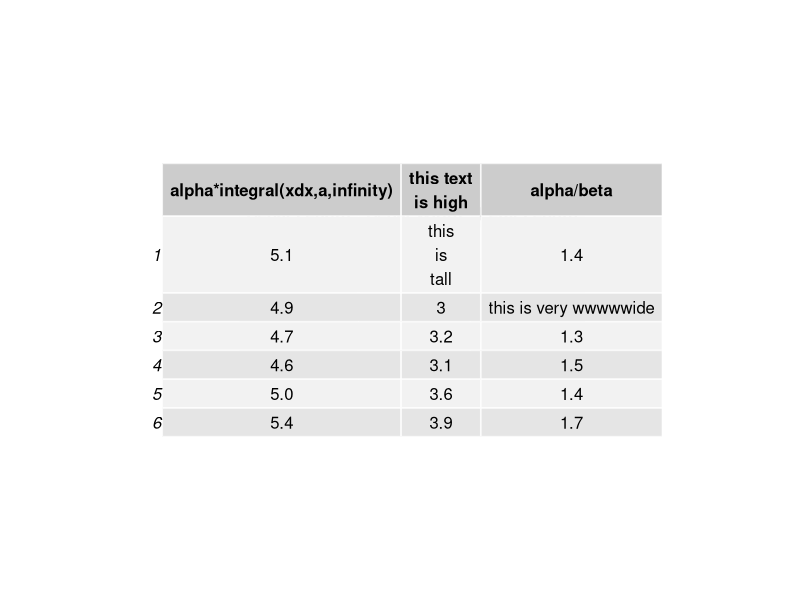
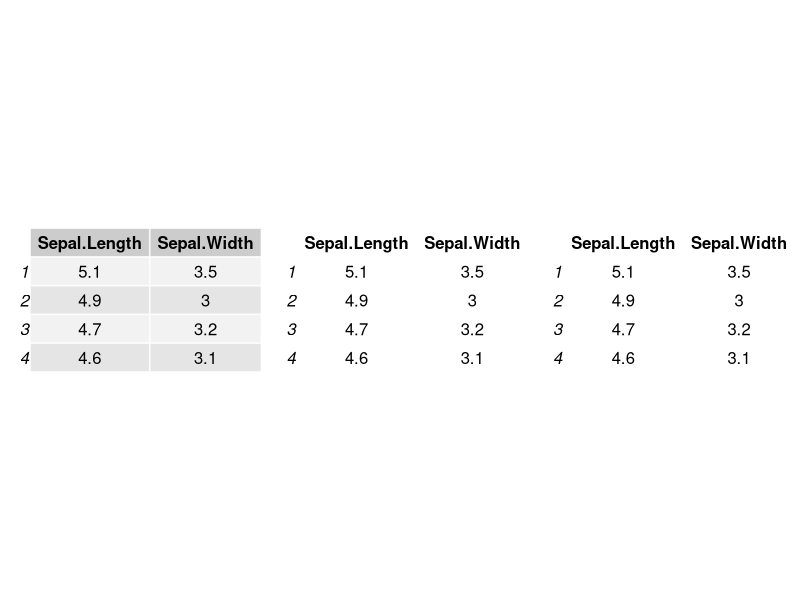
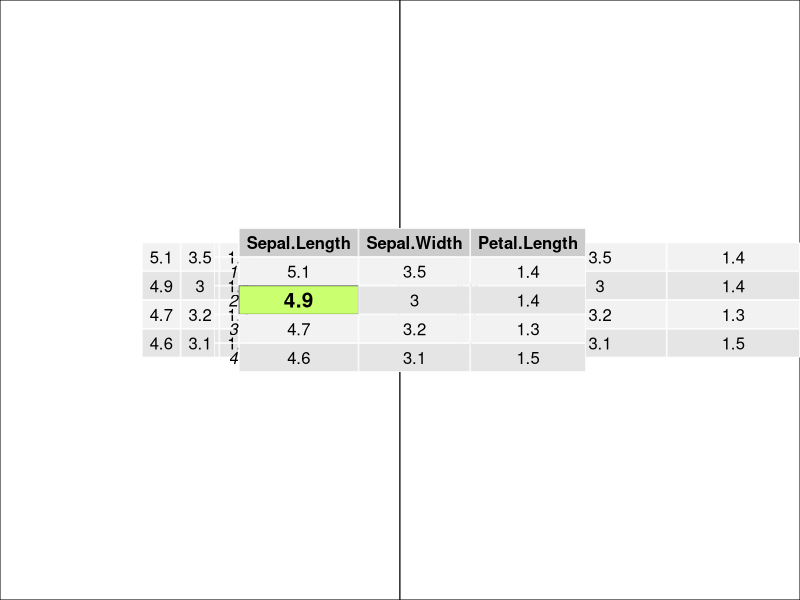

These figures' R source, in order:
## ---- chunk 1
library(knitr)
opts_chunk$set(message=FALSE, fig.width=4, fig.height=4)
## ---- chunk 2
library(gridExtra)
library(grid)
d <- head(iris[,1:3])
grid.table(d)
## ---- chunk 3
d[2,3] <- "this is very wwwwwide"
d[1,2] <- "this\nis\ntall"
colnames(d) <- c("alpha*integral(xdx,a,infinity)", 
                 "this text\nis high", 'alpha/beta')

tt <- ttheme_default(colhead=list(parse=TRUE))
grid.table(d, theme=tt)

## ---- chunk 4
tt1 <- ttheme_default()
tt2 <- ttheme_minimal()
tt3 <- ttheme_minimal(core=list(bg.par = list(fill = blues9, col=NA)), colhead=list(fg.par=list(col="navyblue")))
grid.arrange(
tableGrob(iris[1:4, 1:2], theme=tt1),
tableGrob(iris[1:4, 1:2], theme=tt2),
tableGrob(iris[1:4, 1:2], theme=tt3),
nrow=1)
## ---- chunk 5
g <- g2 <- tableGrob(iris[1:4, 1:3], cols = NULL, rows=NULL)
g2$widths <- unit(rep(1/ncol(g2), ncol(g2)), "npc")
grid.arrange(rectGrob(), rectGrob(), nrow=1)
grid.arrange(g, g2, nrow=1, newpage = FALSE)
## ---- chunk 6
g <- tableGrob(iris[1:4, 1:3])
find_cell <- function(table, row, col, name="core-fg"){
  l <- table$layout
  which(l$t==row & l$l==col & l$name == name)
}
  
ind <- find_cell(g, 3, 2, "core-fg")
ind2 <- find_cell(g, 3, 2, "core-bg")
g$grobs[ind][[1]][["gp"]] <- gpar(fontsize=15, fontface="bold")
g$grobs[ind2][[1]][["gp"]] <- gpar(fill="darkolivegreen1")
grid.draw(g)
